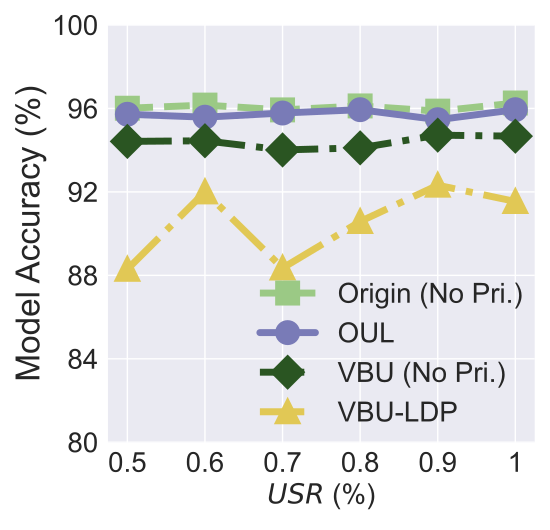

Source code (Python):


import numpy as np
import matplotlib.pyplot as plt

epsilon = 3
beta = 1 / epsilon


x=[1, 2, 3, 4, 5, 6]
# validation_for_plt =[97,95.8600, 94.9400, 93.5400, 93.2400]
# attack_for_plt=[0, 0.3524, 0, 0.1762, 0.1762]
# basic_for_plt=[99.8, 99.8, 99.8, 99.8, 99.8]

labels = ['0.5', '0.6', '0.7', '0.8', '0.9', '1']
# unl_org = [97.77, 97.55, 97.35, 97.29, 97.21, 97.21]

# unl_hess_r = [96.6, 96.66, 96.04, 95.94, 95.85, 97.21]
OUL = [0.9572, 0.9558, 0.9578, 0.9594, 0.9546, 0.9594]

org_acc = [0.9601, 0.9616, 0.9593, 0.9612, 0.9587, 0.9626]

vbu_acc = [0.9442, 0.9445,  0.9401, 0.9411, 0.9472, 0.9467]
# unl_ss_wo = [94.32, 94.53, 94.78, 93.38, 94.04, 97.21]
vbu_ldp_acc = [0.8829, 0.9200, 0.8835, 0.9058, 0.9232, 0.9154]

for i in range(len(OUL)):
    OUL[i] = OUL[i]*100
    org_acc[i] = org_acc[i]*100
    vbu_acc[i] = vbu_acc[i]*100
    vbu_ldp_acc[i] = vbu_ldp_acc[i] * 100

plt.style.use('seaborn')
plt.figure(figsize=(5.5, 5.3))
l_w=5
m_s=15
marker_s = 3
markevery=1
#plt.figure(figsize=(8, 5.3))
#plt.plot(x, unl_fr, color='blue', marker='^', label='Retrain',linewidth=l_w, markersize=m_s)

#plt.plot(x, unl_ss_w, color='g',  marker='*',  label='PriMU$_{w}$',linewidth=l_w, markersize=m_s)
plt.plot(x, org_acc, linestyle='--', color='#9BC985',  marker='s', fillstyle='full', markevery=markevery,
         label='Origin (No Pri.)',linewidth=l_w, markersize=m_s, markeredgewidth=marker_s)


plt.plot(x, OUL, linestyle='-', color='#797BB7', marker='o', fillstyle='full', markevery=markevery,
         label='OUL', linewidth=l_w, markersize=m_s, markeredgewidth=marker_s)




plt.plot(x, vbu_acc, linestyle='-.', color='#2A5522',  marker='D', fillstyle='full', markevery=markevery,
         label='VBU (No Pri.)',linewidth=l_w, markersize=m_s, markeredgewidth=marker_s)

plt.plot(x, vbu_ldp_acc, linestyle='-.', color='#E1C855',  marker='^', fillstyle='full', markevery=markevery,
         label='VBU-LDP',linewidth=l_w, markersize=m_s, markeredgewidth=marker_s)


# plt.grid()
leg = plt.legend(fancybox=True, shadow=True)
# plt.xlabel('Malicious Client Ratio (%)' ,fontsize=16)
plt.ylabel('Model Accuracy (%)' ,fontsize=24)
my_y_ticks = np.arange(80., 101, 4)
plt.yticks(my_y_ticks,fontsize=20)
plt.xlabel('$\\it USR$ (%)' ,fontsize=20)

plt.xticks(x, labels, fontsize=20)
# plt.title('CIFAR10 IID')

# plt.annotate(r"1e0", xy=(0.1, 1.01), xycoords='axes fraction', xytext=(-10, 10), textcoords='offset points', ha='right', va='center', fontsize=15)


# plt.title('(c) Utility Preservation', fontsize=24)
plt.legend(loc=(0.33, 0.01),fontsize=20)
plt.tight_layout()
#plt.title("MNIST")
plt.rcParams['figure.figsize'] = (2.0, 1)
plt.rcParams['image.interpolation'] = 'nearest'
plt.rcParams['figure.subplot.left'] = 0.11
plt.rcParams['figure.subplot.bottom'] = 0.08
plt.rcParams['figure.subplot.right'] = 0.977
plt.rcParams['figure.subplot.top'] = 0.969
plt.savefig('CelebA_model_acc_urs.pdf', format='pdf', dpi=200)
plt.show()
